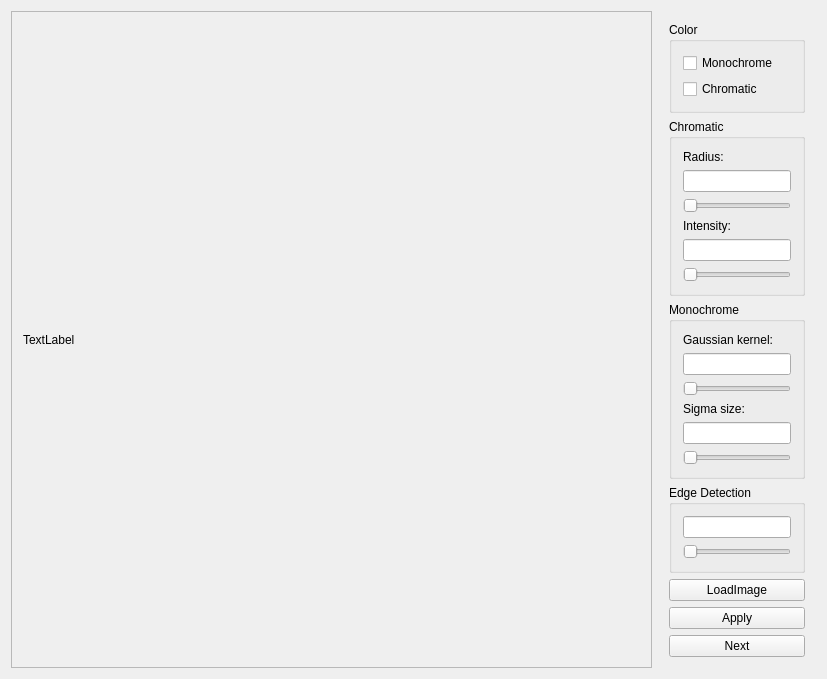
<?xml version="1.0" encoding="UTF-8"?>
<ui version="4.0">
 <class>Widget</class>
 <widget class="QWidget" name="Widget">
  <property name="geometry">
   <rect>
    <x>0</x>
    <y>0</y>
    <width>827</width>
    <height>637</height>
   </rect>
  </property>
  <property name="windowTitle">
   <string>Widget</string>
  </property>
  <layout class="QHBoxLayout" name="horizontalLayout">
   <item>
    <widget class="QFrame" name="image">
     <property name="minimumSize">
      <size>
       <width>471</width>
       <height>411</height>
      </size>
     </property>
     <property name="frameShape">
      <enum>QFrame::StyledPanel</enum>
     </property>
     <property name="frameShadow">
      <enum>QFrame::Raised</enum>
     </property>
     <layout class="QGridLayout" name="gridLayout">
      <item row="0" column="0">
       <widget class="QLabel" name="imageLabel">
        <property name="text">
         <string>TextLabel</string>
        </property>
       </widget>
      </item>
     </layout>
    </widget>
   </item>
   <item>
    <widget class="QWidget" name="widget" native="true">
     <property name="sizePolicy">
      <sizepolicy hsizetype="Fixed" vsizetype="Fixed">
       <horstretch>0</horstretch>
       <verstretch>0</verstretch>
      </sizepolicy>
     </property>
     <layout class="QVBoxLayout" name="verticalLayout">
      <item>
       <widget class="QGroupBox" name="groupBox_3">
        <property name="title">
         <string>Color</string>
        </property>
        <layout class="QVBoxLayout" name="verticalLayout_4">
         <item>
          <widget class="QCheckBox" name="monochromeCheckbox">
           <property name="text">
            <string>Monochrome</string>
           </property>
          </widget>
         </item>
         <item>
          <widget class="QCheckBox" name="chromaticCheckbox">
           <property name="text">
            <string>Chromatic</string>
           </property>
          </widget>
         </item>
        </layout>
       </widget>
      </item>
      <item>
       <widget class="QGroupBox" name="groupBox">
        <property name="title">
         <string>Chromatic</string>
        </property>
        <layout class="QVBoxLayout" name="verticalLayout_2">
         <item>
          <widget class="QLabel" name="label">
           <property name="text">
            <string>Radius:</string>
           </property>
          </widget>
         </item>
         <item>
          <widget class="QLineEdit" name="radiusText"/>
         </item>
         <item>
          <widget class="QSlider" name="radiusSlider">
           <property name="orientation">
            <enum>Qt::Horizontal</enum>
           </property>
          </widget>
         </item>
         <item>
          <widget class="QLabel" name="label_2">
           <property name="text">
            <string>Intensity:</string>
           </property>
          </widget>
         </item>
         <item>
          <widget class="QLineEdit" name="intensityText"/>
         </item>
         <item>
          <widget class="QSlider" name="intensitySlider">
           <property name="orientation">
            <enum>Qt::Horizontal</enum>
           </property>
          </widget>
         </item>
        </layout>
       </widget>
      </item>
      <item>
       <widget class="QGroupBox" name="groupBox_2">
        <property name="title">
         <string>Monochrome</string>
        </property>
        <layout class="QVBoxLayout" name="verticalLayout_3">
         <item>
          <widget class="QLabel" name="label_3">
           <property name="text">
            <string>Gaussian kernel:</string>
           </property>
          </widget>
         </item>
         <item>
          <widget class="QLineEdit" name="gaussianText"/>
         </item>
         <item>
          <widget class="QSlider" name="gaussianSlider">
           <property name="minimum">
            <number>3</number>
           </property>
           <property name="singleStep">
            <number>2</number>
           </property>
           <property name="orientation">
            <enum>Qt::Horizontal</enum>
           </property>
          </widget>
         </item>
         <item>
          <widget class="QLabel" name="label_4">
           <property name="text">
            <string>Sigma size:</string>
           </property>
          </widget>
         </item>
         <item>
          <widget class="QLineEdit" name="sigmaText"/>
         </item>
         <item>
          <widget class="QSlider" name="sigmaSlider">
           <property name="orientation">
            <enum>Qt::Horizontal</enum>
           </property>
          </widget>
         </item>
        </layout>
       </widget>
      </item>
      <item>
       <widget class="QGroupBox" name="groupBox_4">
        <property name="title">
         <string>Edge Detection</string>
        </property>
        <layout class="QVBoxLayout" name="verticalLayout_5">
         <item>
          <widget class="QLineEdit" name="edgeText"/>
         </item>
         <item>
          <widget class="QSlider" name="edgeSlider">
           <property name="maximum">
            <number>255</number>
           </property>
           <property name="orientation">
            <enum>Qt::Horizontal</enum>
           </property>
          </widget>
         </item>
        </layout>
       </widget>
      </item>
      <item>
       <widget class="QPushButton" name="loadBtn">
        <property name="text">
         <string>LoadImage</string>
        </property>
       </widget>
      </item>
      <item>
       <widget class="QPushButton" name="applyBtn">
        <property name="text">
         <string>Apply</string>
        </property>
       </widget>
      </item>
      <item>
       <widget class="QPushButton" name="nextBtn">
        <property name="text">
         <string>Next</string>
        </property>
       </widget>
      </item>
     </layout>
    </widget>
   </item>
  </layout>
 </widget>
 <layoutdefault spacing="6" margin="11"/>
 <resources/>
 <connections/>
</ui>
